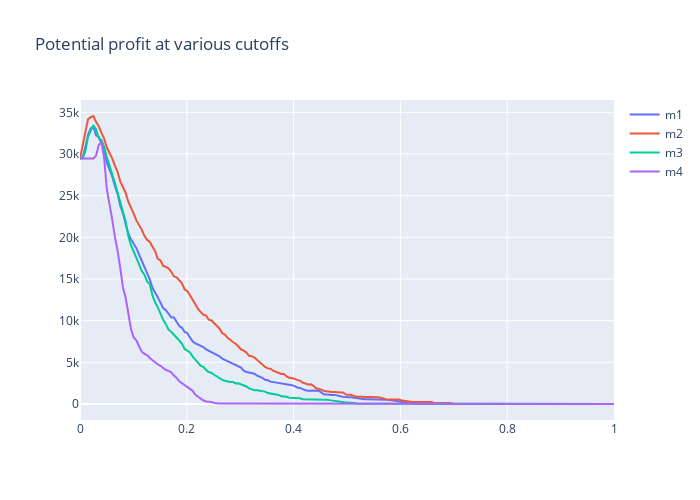

Write notebook code for a chart like this one.
### Code cell
fig = go.Figure()

for model_key in models:

    fig.add_trace(
        go.Scatter(
            x=dfprofit['threshold'], 
            y=dfprofit[model_key + '_profit'],
            mode='lines',
            name=model_key
        )
    )
    
fig.update_layout(
    width=700, height=500,
    title='Potential profit at various cutoffs'
)
    
fig.show()

### Figure 1 — Plotly figure (JSON) as saved in the notebook; plotly's stock layout.template omitted (floating-point values rounded to 4 significant figures; data arrays with more than 128 entries replaced by an {"elided": "..."} marker saying what was removed)
{"data": [{"mode": "lines", "name": "m1", "type": "scatter", "x": {"elided": "200 float values"}, "y": {"elided": "200 float values"}}, {"mode": "lines", "name": "m2", "type": "scatter", "x": {"elided": "200 float values"}, "y": {"elided": "200 float values"}}, {"mode": "lines", "name": "m3", "type": "scatter", "x": {"elided": "200 float values"}, "y": {"elided": "200 float values"}}, {"mode": "lines", "name": "m4", "type": "scatter", "x": {"elided": "200 float values"}, "y": {"elided": "200 float values"}}], "layout": {"height": 500, "title": {"text": "Potential profit at various cutoffs"}, "width": 700, "xaxis": {"autorange": true, "range": [0, 1], "type": "linear"}, "yaxis": {"autorange": true, "range": [-1924.0, 36480.0], "type": "linear"}}}
